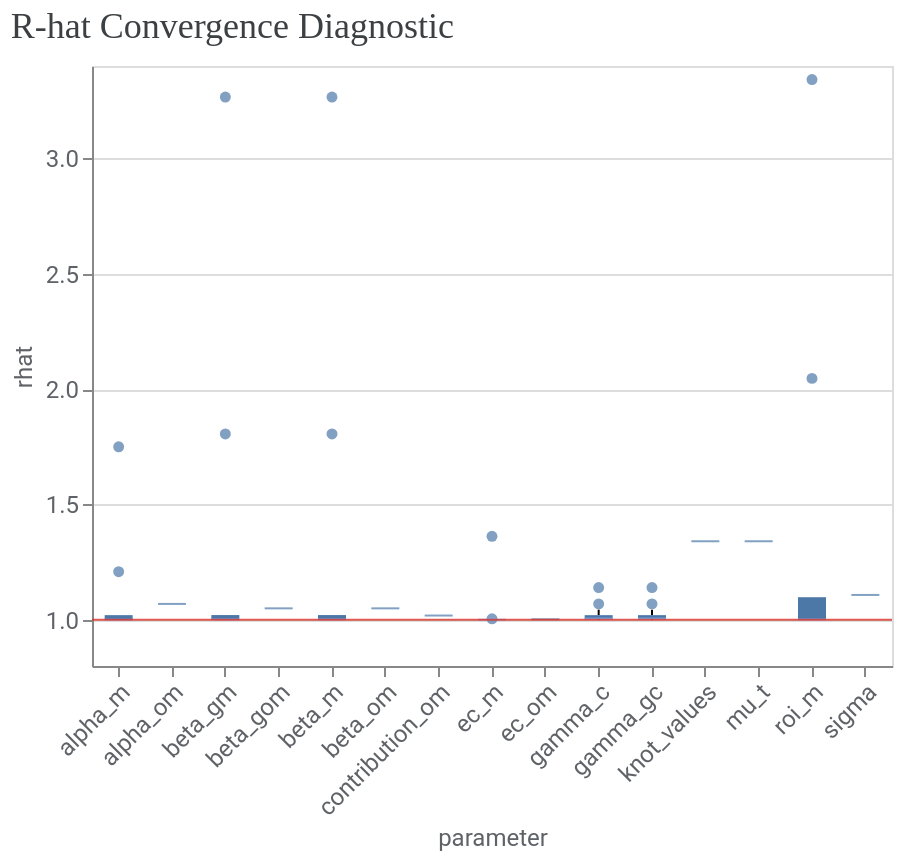

Notebook cell for this chart:
### Markdown cell above
To further assess convergence and model fit, you can use the methods from `visualizer` module.

1\. Assess convergence. Run the following code to generate r-hat statistics. R-hat close to 1.0 indicate convergence. R-hat < 1.2 indicates approximate convergence and is a reasonable threshold for many problems.

### Code cell
model_diagnostics = visualizer.ModelDiagnostics(mmm)
model_diagnostics.plot_rhat_boxplot()

### Figure 1 — Vega-Lite specification as saved in the notebook (floating-point values rounded to 4 significant figures; data arrays with more than 128 entries replaced by an {"elided": "..."} marker saying what was removed)
{"config": {"view": {"continuousWidth": 300, "continuousHeight": 300}, "axis": {"labelColor": "#5F6368", "labelFont": "Roboto", "labelFontSize": 12, "titleColor": "#5F6368", "titleFont": "Roboto", "titleFontSize": 12, "titleFontWeight": "normal"}}, "layer": [{"data": {"name": "data-bde836a1e007ba1bdc41aa7e1d957287"}, "mark": {"type": "boxplot", "median": {"color": "#8AB4F8"}, "outliers": {"filled": true}}, "encoding": {"x": {"axis": {"labelAngle": -45}, "field": "parameter", "type": "nominal"}, "y": {"field": "rhat", "scale": {"zero": false}, "type": "quantitative"}}}, {"data": {"name": "empty"}, "mark": {"type": "rule", "color": "#D93025", "opacity": 0.8}, "encoding": {"y": {"datum": 1}}}], "title": {"text": "R-hat Convergence Diagnostic", "anchor": "start", "color": "#3C4043", "font": "Google Sans Display", "fontSize": 18, "fontWeight": "normal", "offset": 10}, "width": 400, "$schema": "https://vega.github.io/schema/vega-lite/v5.20.1.json", "datasets": {"data-bde836a1e007ba1bdc41aa7e1d957287": {"elided": "1243 records"}, "empty": [{}]}}
